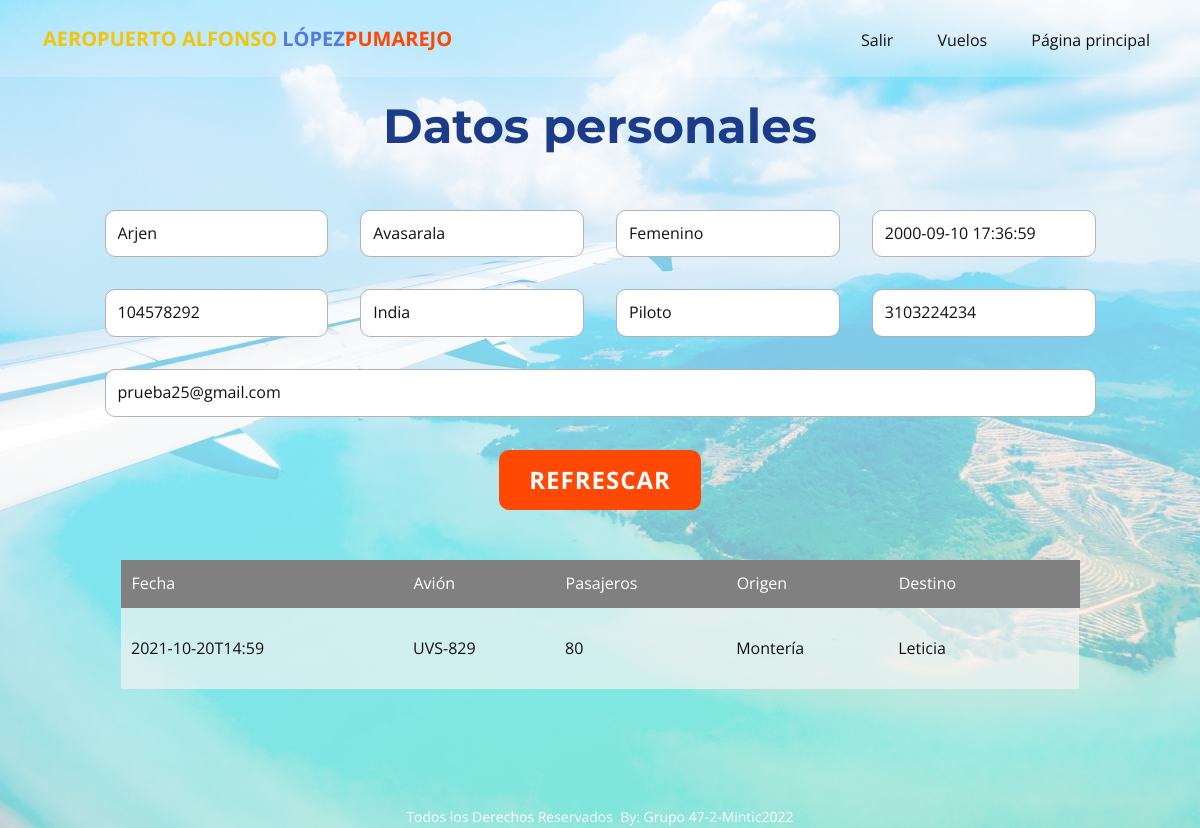
The page /piloto (signed in) on the database as committed earlier.
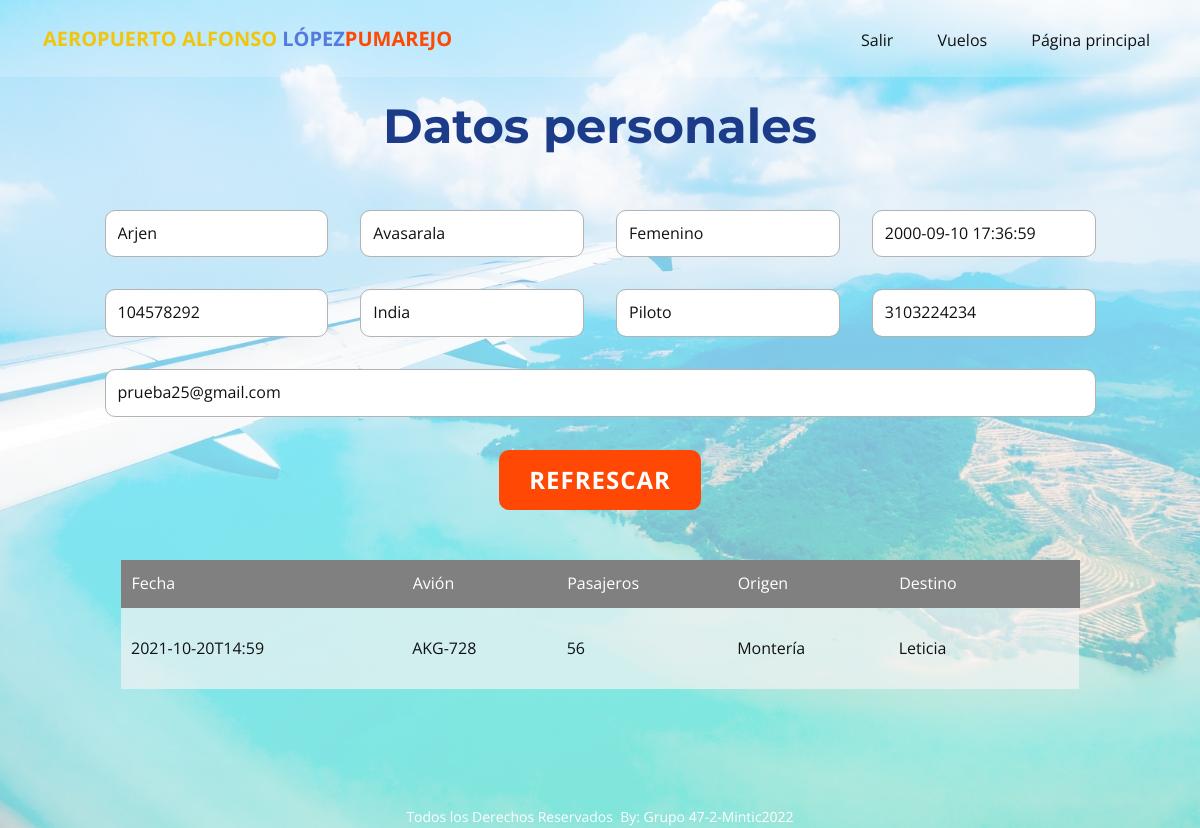
The same page on the database as committed later.
### tables this page shows
CREATE TABLE Usuario (idUser VARCHAR (150) NOT NULL UNIQUE PRIMARY KEY, idRol int (1) REFERENCES Roles (idRol) ON DELETE CASCADE ON UPDATE CASCADE DEFAULT (1), nombres varchar (50), apellidos varchar (50), tipoDocumento varchar (50), pais varchar (50), genero varchar (30), fechaNacimiento datetime, codigoMarcacion varchar (10), telefono int (20), correo varchar (120) UNIQUE NOT NULL, password varchar (255));

CREATE TABLE Vuelo (idVuelo INTEGER PRIMARY KEY AUTOINCREMENT UNIQUE NOT NULL, estadoVuelo varchar (20), origenVuelo varchar (50), destinoVuelo varchar (50), capacidad int (3), avion varchar (30), fechaVuelo timestamp, idPiloto VARCHAR (150) REFERENCES Usuario (idUser) ON DELETE CASCADE ON UPDATE CASCADE NOT NULL, idcoPiloto VARCHAR (150) REFERENCES Usuario (idUser) ON DELETE SET NULL ON UPDATE SET NULL);

### main.py (the view)
@app.route("/piloto", methods = ["GET", "POST"])
def piloto():
   if 'idUser' in session and session["rol"] == 2:
      vueloPiloto = ""
      datosPiloto = ""
      piloto = Piloto()
      vueloPiloto = piloto.consultarVuelos(session["idUser"])
      datosPiloto = piloto.consultarPerfil(session["idUser"])
      return render_template("piloto.html", vueloPiloto = vueloPiloto, datosPiloto=datosPiloto)
   else:
      flash('Usted no tiene permisos para acceder a esta página.')
      return redirect(url_for('paginaprincipal'))

### clases.py (called while the page is built)
def dict_factory(cursor, row):
    d = {}
    for idx, col in enumerate(cursor.description):
        d[col[0]] = row[idx]
    return d

    def sql_connection(self):
        try:
            con=sqlite3.connect('database/database.db')
            con.row_factory = dict_factory
            return con
        except Error:
            print(Error)

    def consultarVuelos(self, idUser):
        sentencia = "SELECT i.estadoVuelo, i.capacidad, i.avion, i.fechaVuelo, i.origenVuelo, i.destinoVuelo, i.idVuelo, (SELECT COUNT (*) FROM Review WHERE idVuelo = i.idVuelo) as reviews FROM Vuelo i LEFT JOIN Usuario t ON i.idPiloto = t.idUser WHERE i.idPiloto = ? OR i.idcoPiloto =?"
        db = Database()
        con = db.sql_connection()
        cursorObj = con.cursor()
        cursorObj.execute(sentencia,[idUser, idUser])
        con.commit()
        pilotovuelo = cursorObj.fetchall()
        con.close()
        return pilotovuelo

    def consultarPerfil(self, idUser):
        sentencia = "SELECT nombres, apellidos, genero, fechaNacimiento, idUser, pais, idRol, telefono, correo FROM Usuario WHERE idUser = ?"
        db = Database()
        con = db.sql_connection()
        cursorObj = con.cursor()
        cursorObj.execute(sentencia,[idUser])
        con.commit()
        pilotodata = cursorObj.fetchone()
        con.close()
        return pilotodata

### templates/piloto.html (shortened to what this page needs)
<!DOCTYPE html>
<html style="font-size: 16px;">
  <head>
    <link rel="stylesheet" href="../static/nicepage.css" media="screen">
<link rel="stylesheet" href="../static/piloto.css" media="screen">
  </head>
  <body class="u-body">
        {% include 'menu.html' %}
    <section class="u-align-center u-clearfix u-image u-section-1" id="sec-c882" data-image-width="1600" data-image-height="1067">
      <div class="u-clearfix u-sheet u-sheet-1">
        <div class="u-container-style u-expanded-width u-group u-shape-rectangle u-group-1">
          <div class="u-container-layout u-container-layout-1">
            <h1 class="u-align-center u-custom-font u-font-montserrat u-text u-text-custom-color-5 u-title u-text-1">Datos personales</h1>
            <div class="u-form u-form-1">
              <form action="#" method="POST" class="u-clearfix u-form-spacing-32 u-form-vertical u-inner-form" source="custom" name="datapiloto" style="padding: 41px;">
                <div class="u-form-group u-form-name u-form-partition-factor-4 u-form-group-1">
                  <input type="text" placeholder="Nombre(s)" id="name-dc01" readonly name="nombres" value="{{datosPiloto.nombres}}" class="u-border-1 u-border-grey-30 u-input u-input-rectangle u-radius-10 u-white" required="">
                </div>
                <div class="u-form-group u-form-partition-factor-4 u-form-group-2">
                  <input type="text" placeholder="Apellido(s)" id="name-0b98" readonly name="apellidos" value="{{datosPiloto.apellidos}}" class="u-border-1 u-border-grey-30 u-input u-input-rectangle u-radius-10 u-white" required="required">
                </div>
                <div class="u-form-group u-form-partition-factor-4 u-form-select u-form-group-3">
                  <div class="u-form-select-wrapper">
                  <input type="text" placeholder="Genero" id="text222" readonly name="genero" value="{{datosPiloto.genero}}" class="u-border-1 u-border-grey-30 u-input u-input-rectangle u-radius-10 u-white">
                </div>
                </div>
                <div class="u-form-date u-form-group u-form-partition-factor-4 u-form-group-4">
                  <input type="text" placeholder="Fecha de nacimiento" id="text333" readonly name="fecha" value="{{datosPiloto.fechaNacimiento}}" class="u-border-1 u-border-grey-30 u-input u-input-rectangle u-radius-10 u-white">
                </div>
                <div class="u-form-group u-form-partition-factor-4 u-form-group-5">
                  <input type="text" placeholder="Número de documento" id="text-5686" readonly name="numdocumento" value="{{datosPiloto.idUser}}" class="u-border-1 u-border-grey-30 u-input u-input-rectangle u-radius-10 u-white">
                </div>
                <div class="u-form-group u-form-partition-factor-4 u-form-select u-form-group-6">
                  <div class="u-form-select-wrapper">
                  <input type="text" placeholder="País de nacimiento" id="text111" readonly name="paisdenacimiento" value="{{datosPiloto.pais}}" class="u-border-1 u-border-grey-30 u-input u-input-rectangle u-radius-10 u-white">
                  </div>
                </div>
                <div class="u-form-group u-form-partition-factor-4 u-form-group-7">
                  <input type="text" placeholder="Cargo" id="text-a7d2" readonly name="cargo" value="Piloto" class="u-border-1 u-border-grey-30 u-input u-input-rectangle u-radius-10 u-white">
                </div>
                <div class="u-form-group u-form-partition-factor-4 u-form-phone u-form-group-8">
                  <input type="tel" placeholder="Número de telefono" id="text-5435" readonly name="numtelefono" value="{{datosPiloto.telefono}}" class="u-border-1 u-border-grey-30 u-input u-input-rectangle u-radius-10 u-white">
                </div>
                <div class="u-form-group u-form-group-9">
                  <input type="text" placeholder="e-mail" id="text-666" readonly name="email" value="{{datosPiloto.correo}}" class="u-border-1 u-border-grey-30 u-input u-input-rectangle u-radius-10 u-white">
                </div>
                <div class="u-align-center u-form-group u-form-submit">
                  <a href="../" class="u-btn u-btn-round u-btn-submit u-button-style u-radius-10 u-btn-1">Refrescar<br>
                  </a>
                </div>
              </form>
            </div>
            {%if vueloPiloto %}
            <div class="u-align-center u-table u-table-responsive u-table-1">
              <table class="u-table-entity">
                <thead class="u-grey-50 u-table-header u-table-header-1">
                  <tr style="height: 46px;">
                    <th class="u-border-1 u-border-grey-50 u-table-cell">Fecha</th>
                    <th class="u-border-1 u-border-grey-50 u-table-cell">Avión</th>
                    <th class="u-border-1 u-border-grey-50 u-table-cell">Pasajeros</th>
                    <th class="u-border-1 u-border-grey-50 u-table-cell">Origen</th>
                    <th class="u-border-1 u-border-grey-50 u-table-cell">Destino</th>
                    <th class="u-border-1 u-border-grey-50 u-table-cell"></th>
                  </tr>
                </thead>
                <tbody class="u-table-body u-table-body-1">
                  {% for algo in vueloPiloto %}
                  <tr style="height: 82px;">
                    <td class="u-border-1 u-border-grey-40 u-border-no-left u-border-no-right u-table-cell">{{algo.fechaVuelo}}</td>
                    <td class="u-border-1 u-border-grey-40 u-border-no-left u-border-no-right u-table-cell">{{algo.avion}}</td>
                    <td class="u-border-1 u-border-grey-40 u-border-no-left u-border-no-right u-table-cell">{{algo.capacidad}}</td>
                    <td class="u-border-1 u-border-grey-40 u-border-no-left u-border-no-right u-table-cell">{{algo.origenVuelo}}</td>
                    <td class="u-border-1 u-border-grey-40 u-border-no-left u-border-no-right u-table-cell">{{algo.destinoVuelo}}</td>
                    <td class="u-border-1 u-border-grey-40 u-border-no-left u-border-no-right u-table-cell">
                      </td>
                  </tr>
                  {% endfor %}
                </tbody>
              </table>
            </div>
            {% endif %}
          </div>
        </div>
      </div>
    </section>
    <footer class="u-align-center u-clearfix u-footer u-grey-80 u-footer" id="sec-7e24"><div class="u-clearfix u-sheet u-sheet-1">
        <p class="u-small-text u-text u-text-variant u-text-1"> Todos los Derechos Reservados&nbsp;
By: Grupo 47-2-Mintic2022</p>
      </div></footer>
  </body>
</html>

### templates/menu.html (shortened to what this page needs)
<header class="u-clearfix u-header u-header" id="sec-d507"><div class="u-clearfix u-sheet u-sheet-1">
<nav class="u-menu u-menu-dropdown u-offcanvas u-menu-1" style="z-index: 999;">
    <div class="u-custom-menu u-nav-container">
      <ul class="u-nav u-unstyled u-nav-1">
        {% if session and 'idUser' in session%}
        <li class="u-nav-item"><a href="{{url_for('salir')}}"class="u-button-style u-nav-link">Salir</a>
        </li>
        {% endif %}
          <li class="u-nav-item"><a class="u-button-style u-nav-link u-text-active-palette-1-base u-text-hover-palette-2-base" href="#" style="padding: 10px 20px;">Vuelos</a>
          </li>
          <li class="u-nav-item"><a class="u-button-style u-nav-link u-text-active-palette-1-base u-text-hover-palette-2-base" href="{{url_for('paginaprincipal')}}" style="padding: 10px 20px;">Página principal</a>
        </li>
</ul>
    </div>
  </nav>
  <p class="u-text u-text-default u-text-1">
    <font color="#f1c50e">AEROPUERTO ALFONSO </font>
    <span class="u-text-palette-2-base">LÓPEZ</span>
    <span class="u-text-palette-1-base">PUMAREJO</span>
  </p>
</div></header>

### static/piloto.css (style rules this page uses)
.u-section-1 .u-group-1 { margin-top: 16px; margin-bottom: 60px; }
.u-section-1 .u-container-layout-1 { padding: 7px 0; }
.u-section-1 .u-text-1 { font-size: 3rem; font-weight: 700; margin: 0 23px; }
.u-section-1 .u-form-1 { height: 754px; width: 1073px; margin: 16px auto 0; }
.u-section-1 .u-form-group-1 { margin-left: 0; }
.u-section-1 .u-form-group-2 { margin-left: 0; }
.u-section-1 .u-form-group-3 { margin-left: 0; }
.u-section-1 .u-form-group-4 { margin-left: 0; }
.u-section-1 .u-form-group-5 { margin-left: 0; }
.u-section-1 .u-form-group-6 { margin-left: 0; }
.u-section-1 .u-form-group-7 { margin-left: 0; }
.u-section-1 .u-form-group-8 { margin-left: 0; }
.u-section-1 .u-form-group-9 { margin-left: 0; }
.u-section-1 .u-btn-1 { font-size: 1.5rem; margin-bottom: 0; padding: 11px 30px; }
.u-section-1 .u-table-1 { width: 959px; margin: 9px auto 0; }
.u-section-1 .u-table-header-1 { background-image: none; }
.u-section-1 .u-table-body-1 { background-image: none; }

Rows that differ between the two databases and show on the page:
changed Vuelo "Montería": avion "UVS-829" → "AKG-728"; capacidad "80" → "56"
